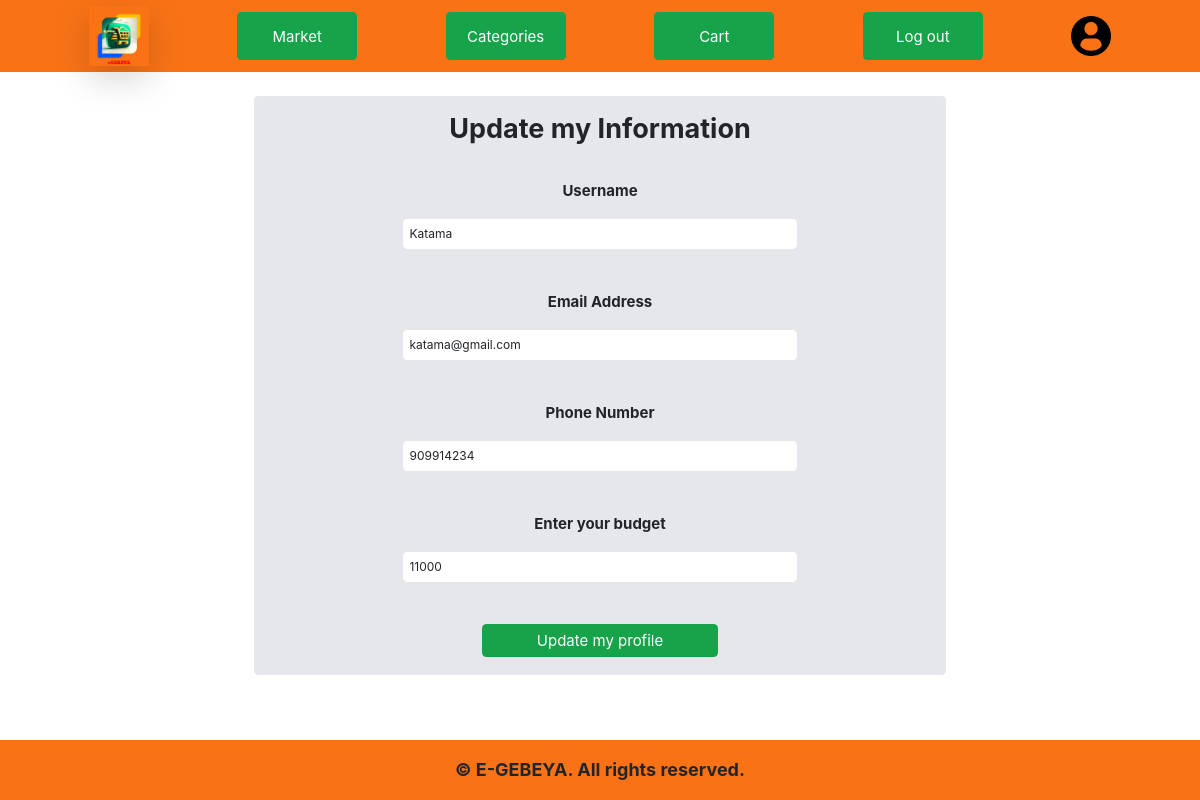
The page /update (signed in) on the database its author committed.
### packages/models.py (models this page shows, shortened)
class User(db.Model, UserMixin):
    id = db.Column(db.Integer(), primary_key=True)
    username = db.Column(db.String(length=20), nullable=False, unique=True)
    email = db.Column(db.String(length=20), nullable=False, unique=True)
    phone = db.Column(db.String(), nullable=False, unique=True)
    budget = db.Column(db.Integer(), nullable=False, default=1000)
    dob = db.Column(db.Date())
    password_hash = db.Column(db.String(length=20), nullable=False)
    @property
    def password(self):
        return self.password

### packages/routes.py (the view, shortened to what this page needs)
@app.route('/update', methods=['GET', 'POST'])
@login_required  # Requires the user to be logged in to access this route
def update_info():
    update_info = UpdateInfoForm()
    if not update_info.username.data:
        update_info.username.data = current_user.username
    if not update_info.phone.data:
        update_info.phone.data = current_user.phone
    if not update_info.email.data:
        update_info.email.data = current_user.email
    if not update_info.budget.data:
        update_info.budget.data = current_user.budget
    if update_info.errors != {}:
        for error_msg in update_info.errors.values():
            flash(f'{error_msg}',category='danger')
    return render_template('update_profile.html', update_info=update_info)

### packages/forms.py (shortened to what this page needs)
class UpdateInfoForm(FlaskForm):
    edit = SubmitField(label="Update my profile")
    username = StringField(
        label="Username",
        validators=[
            DataRequired(message="Username is required."),
            Length(min=2, max=20, message="Username must be between 2 and 20 characters."),
            Regexp(r'^[A-Z][a-zA-Z]*$', message="Username must start with a capital letter and contain only letters.")
        ]
    )
    email = EmailField(label="Email Address",
                       validators=[Email(), DataRequired()])
    phone = StringField(label="Phone Number",
                        validators=[
                            DataRequired(message="The phone number field cannot be empty!"),
                            Regexp(
                                r"^(?:[1-9]\d{0,8}|9)$",
                                message="Phone number must be a number between 1-9 and 9 digits. It must be without zero"
                            )
                        ])
    budget = FloatField(label="Enter your budget", validators=[DataRequired("Please enter your budget!")])

### packages/models.py (called while the page is built)
@login_manager.user_loader
def Load_user(user_id):
    return User.query.get(int(user_id))

### packages/routes.py (called while the page is built)
def get_cart_count():
    if current_user.is_authenticated:
        cart_count = Cart.query.filter_by(user_id=current_user.id).count()
        return cart_count
    return 0

@app.context_processor
def inject_cart_count():
    cart_count = get_cart_count()
    return dict(cart_count=cart_count)

### packages/templates/update_profile.html (shortened to what this page needs)
{% extends 'base.html' %}
{% block content %}
<div class="w-full p-8 flex justify-center items-center">
    <div
        class="flex flex-col w-[60%] max-sm:w-full max-sm:m-4 gap-4 items-center justify-center bg-gray-200 p-4 rounded-md">
        <h1 class="text-4xl text-center mb-8 font-bold">Update my Information</h1>
        <form method="POST" class="w-[60%] max-sm:w-[80%] gap-4 flex flex-col items-center justify-center">
            {{ update_info.username.label(class="text-xl font-bold") }}
            {{ update_info.username(class="w-full p-2 rounded-md",placeholder="Enter your new Username") }}
            <br>
            {{ update_info.email.label(class="text-xl font-bold") }}
            {{ update_info.email(class="w-full p-2 rounded-md",placeholder="Enter your new Email") }}
            <br>
            {{ update_info.phone.label(class="text-xl font-bold") }}
            {{ update_info.phone(class="w-full p-2 rounded-md",placeholder="Enter your new Phone number - without 0") }}
            <br>
            {{ update_info.budget.label(class="text-xl font-bold") }}
            {{ update_info.budget(class="w-full p-2 rounded-md",placeholder="Enter your budget in ETB") }}
            <br>
            {{ update_info.edit(class="bg-green-600 p-2 text-xl text-white rounded-md hover:bg-green-800 text-nowrap w-[60%]") }}
        </form>
    </div>
</div>
{% endblock %}

### packages/static/base.css (style rules this page uses)
html { box-sizing: border-box; font-family: 'Courier New', Courier, monospace; font-size: 12px; }
* { box-sizing: border-box; }
*, *:before, *:after { box-sizing: inherit; }
body { margin: 0; }

### rows shown on the page
User: username "Katama", email "katama@gmail.com", phone "909914234", budget "11000"

### other values the page prints
{{ update_info.username.label(class="text-xl font-bold") }} "Username"
{{ update_info.email.label(class="text-xl font-bold") }} "Email Address"
{{ update_info.phone.label(class="text-xl font-bold") }} "Phone Number"
{{ update_info.budget.label(class="text-xl font-bold") }} "Enter your budget"
